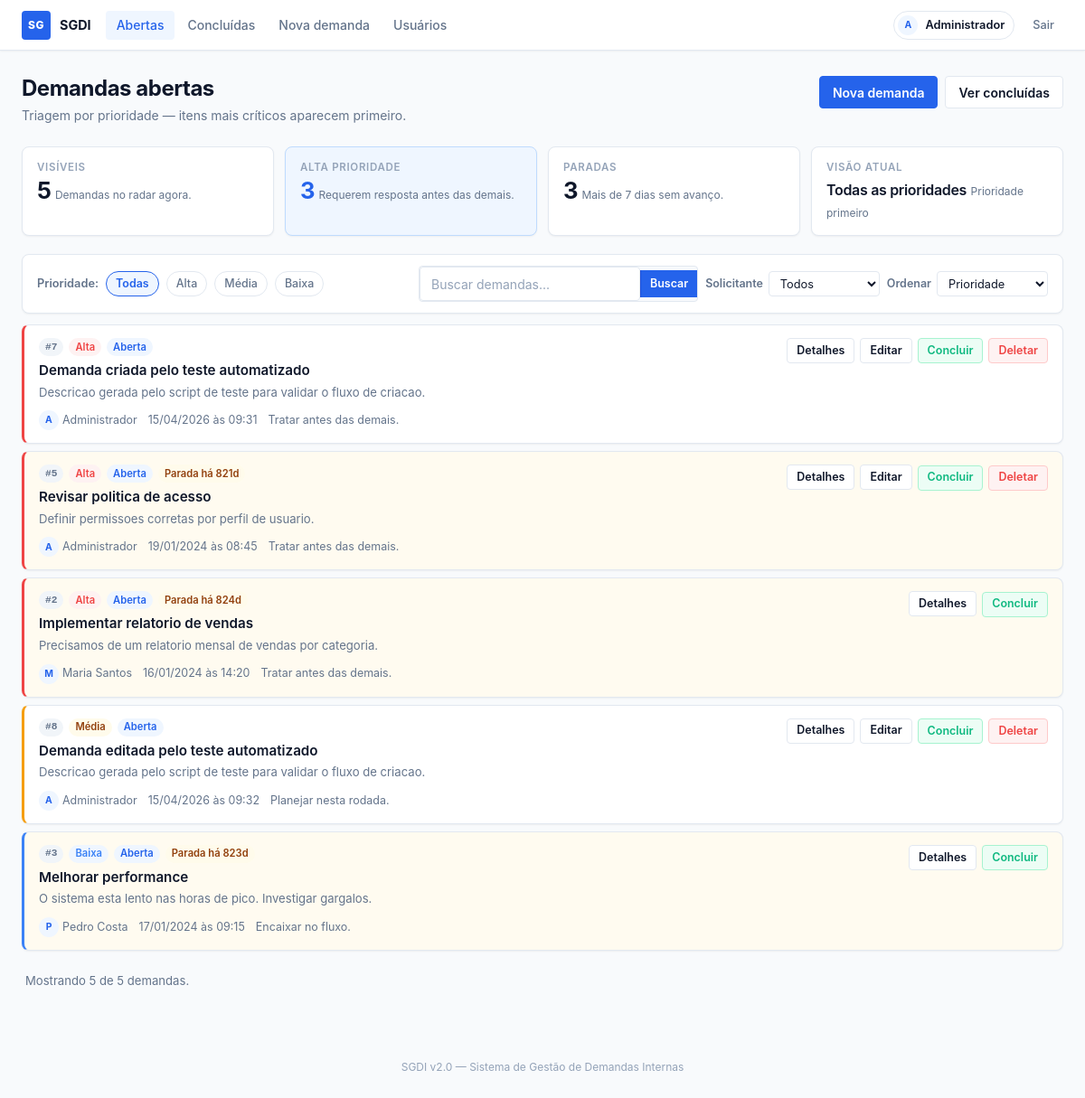
/ (signed in), run on the app's committed database.
### tables this page shows
CREATE TABLE demandas (
            id INTEGER PRIMARY KEY AUTOINCREMENT,
            titulo TEXT NOT NULL,
            descricao TEXT NOT NULL,
            solicitante TEXT NOT NULL,
            usuario_id INTEGER NOT NULL REFERENCES usuarios(id),
            prioridade TEXT NOT NULL DEFAULT 'Média',
            status TEXT NOT NULL DEFAULT 'Aberta',
            data_criacao TEXT NOT NULL
        );

### app.py (the view)
@app.route("/")
@login_required
def index():
    contexto = build_demand_context(
        STATUS_ABERTA,
        filtro_prioridade=request.args.get("prioridade", "").strip(),
        filtro_usuario_id=request.args.get("usuario_id", "").strip() or None,
        ordenacao=request.args.get("ordenacao", "prioridade"),
    )
    contexto["rota_listagem"] = "index"
    return render_template("index.html", **contexto)

### app.py (called while the page is built)
def login_required(f):
    @wraps(f)
    def decorated(*args, **kwargs):
        if "usuario_id" not in session:
            flash("Faça login para continuar.")
            return redirect(url_for("login"))
        return f(*args, **kwargs)
    return decorated

@app.context_processor
def inject_globals():
    if "csrf_token" not in session:
        session["csrf_token"] = secrets.token_hex(32)
    return {
        "csrf_token": session["csrf_token"],
        "usuario_logado": {
            "id": session.get("usuario_id"),
            "nome": session.get("usuario_nome"),
            "username": session.get("usuario_username"),
        } if "usuario_id" in session else None,
    }

def get_db():
    return get_db_connection()

@app.template_filter("priority_slug")
def priority_slug(value):
    return PRIORIDADE_SLUGS.get(value, "neutra")

@app.template_filter("display_datetime")
def display_datetime(value):
    try:
        return datetime.strptime(value, "%Y-%m-%d %H:%M:%S").strftime("%d/%m/%Y às %H:%M")
    except (TypeError, ValueError):
        return value or ""

def normalize_priority(prioridade):
    return prioridade if prioridade in PRIORIDADES else ""

def normalize_order(ordenacao):
    return ordenacao if ordenacao in ORDENACOES else "prioridade"

def enrich_demands(demandas):
    agora = datetime.now()
    resultado = []
    for demanda in demandas:
        d = dict(demanda)
        try:
            data_criacao = datetime.strptime(d["data_criacao"], "%Y-%m-%d %H:%M:%S")
            dias_parada = (agora - data_criacao).days
        except (ValueError, TypeError):
            dias_parada = 0
        d["dias_parada"] = dias_parada
        d["alerta_parada"] = d.get("status") == STATUS_ABERTA and dias_parada >= DIAS_ALERTA_PARADA
        resultado.append(d)
    return resultado

def build_summary(demandas, filtro_prioridade, ordenacao):
    contagem = {p: 0 for p in PRIORIDADES}
    for d in demandas:
        if d.get("prioridade") in contagem:
            contagem[d["prioridade"]] += 1
    return {
        "total": len(demandas),
        "alta": contagem[PRIORIDADES[0]],
        "media": contagem[PRIORIDADES[1]],
        "baixa": contagem[PRIORIDADES[2]],
        "alertas": sum(1 for d in demandas if d.get("alerta_parada")),
        "filtro_label": filtro_prioridade or "Todas as prioridades",
        "ordenacao_label": ORDENACAO_LABELS[ordenacao],
    }

### templates/index.html (shortened to what this page needs)
{% extends "base.html" %}
{% block content %}
<div class="page-header">
    <div>
        <h1>Demandas abertas</h1>
        <p class="page-header__sub">Triagem por prioridade — itens mais críticos aparecem primeiro.</p>
    </div>
    <div class="page-header__actions">
        <a href="{{ url_for('nova_demanda') }}" class="btn btn--primary">Nova demanda</a>
        <a href="{{ url_for('concluidas') }}" class="btn btn--secondary">Ver concluídas</a>
    </div>
</div>
<div class="stats-bar">
    <div class="stat-card">
        <p class="stat-card__label">Visíveis</p>
        <strong class="stat-card__value" data-summary-total>{{ resumo.total }}</strong>
        <span class="stat-card__hint">Demandas no radar agora.</span>
    </div>
    <div class="stat-card stat-card--accent">
        <p class="stat-card__label">Alta prioridade</p>
        <strong class="stat-card__value" data-summary-high>{{ resumo.alta }}</strong>
        <span class="stat-card__hint">Requerem resposta antes das demais.</span>
    </div>
    <div class="stat-card">
        <p class="stat-card__label">Paradas</p>
        <strong class="stat-card__value" data-summary-alerts>{{ resumo.alertas }}</strong>
        <span class="stat-card__hint">Mais de 7 dias sem avanço.</span>
    </div>
    <div class="stat-card">
        <p class="stat-card__label">Visão atual</p>
        <strong class="stat-card__value stat-card__value--sm" data-summary-view>{{ resumo.filtro_label }}</strong>
        <span class="stat-card__hint" data-summary-order>{{ resumo.ordenacao_label }}</span>
    </div>
</div>
<section data-demand-module>
<div class="toolbar">
    <div class="toolbar__left">
        <span class="toolbar__label">Prioridade:</span>
        <a
            href="{{ url_for(rota_listagem, prioridade=None, usuario_id=filtro_usuario_id or None, ordenacao=ordenacao_atual, q=termo_busca or None) }}"
            class="filter-pill {% if not filtro_atual %}is-active{% endif %}"
            data-priority-filter=""
            aria-pressed="{% if not filtro_atual %}true{% else %}false{% endif %}"
        >
            Todas
        </a>
        {% for prioridade in prioridades %}
            <a
                href="{{ url_for(rota_listagem, prioridade=prioridade, usuario_id=filtro_usuario_id or None, ordenacao=ordenacao_atual, q=termo_busca or None) }}"
                class="filter-pill priority-{{ prioridade|priority_slug }} {% if filtro_atual == prioridade %}is-active{% endif %}"
                data-priority-filter="{{ prioridade|priority_slug }}"
                aria-pressed="{% if filtro_atual == prioridade %}true{% else %}false{% endif %}"
            >
                {{ prioridade }}
            </a>
        {% endfor %}
    </div>
    <div class="toolbar__right">
        <form action="{{ url_for('buscar') }}" method="GET" data-search-form>
            <div class="search-field">
                <input
                    type="text"
                    name="q"
                    placeholder="Buscar demandas..."
                    value="{{ termo_busca|default('') }}"
                    aria-label="Buscar demandas abertas"
                >
                <button type="submit">Buscar</button>
            </div>
        </form>
        <form method="GET" action="{{ url_for('index') }}">
            <div class="toolbar-select">
                <label for="usuario_id">Solicitante</label>
                <select name="usuario_id" id="usuario_id" onchange="this.form.submit()">
                    <option value="">Todos</option>
                </select>
            </div>
        </form>
        <form method="GET" action="{{ url_for(rota_listagem) }}">
            <div class="toolbar-select">
                <label for="ordenacao">Ordenar</label>
                <select name="ordenacao" id="ordenacao" data-sort-control>
                    <option value="prioridade" {% if ordenacao_atual == 'prioridade' %}selected{% endif %}>Prioridade</option>
                </select>
            </div>
        </form>
    </div>
</div>
<div
    class="demand-list"
    data-demand-list
    data-current-filter="{{ (filtro_atual|priority_slug) if filtro_atual else '' }}"
    data-current-order="{{ ordenacao_atual }}"
    data-batch-size="6"
>
    {% if demandas %}
        {% for demanda in demandas %}
            <article
                class="demand-card priority-{{ demanda['prioridade']|priority_slug }}{% if demanda.alerta_parada %} is-stalled{% endif %}"
                data-demand-card
                data-priority="{{ demanda['prioridade']|priority_slug }}"
                data-created="{{ demanda['data_criacao'] }}"
                data-alert="{% if demanda.alerta_parada %}true{% else %}false{% endif %}"
            >
                <div class="demand-card__body">
                    <div class="demand-card__top">
                        <div class="demand-card__headline">
                            <div class="chip-row">
                                <span class="chip chip--id">#{{ demanda['id'] }}</span>
                                <span class="chip chip--{{ demanda['prioridade']|priority_slug }}">{{ demanda['prioridade'] }}</span>
                                <span class="chip chip--open">Aberta</span>
                                {% if demanda.alerta_parada %}
                                    <span class="chip chip--stalled">Parada há {{ demanda.dias_parada }}d</span>
                                {% endif %}
                            </div>
                            <h3 class="demand-card__title">
                                <a href="{{ url_for('detalhes', id=demanda['id']) }}">{{ demanda['titulo'] }}</a>
                            </h3>
                            <p class="demand-card__desc">
                                {{ demanda['descricao'][:180] }}{% if demanda['descricao']|length > 180 %}…{% endif %}
                            </p>
                        </div>
                        <div class="demand-card__actions">
                            <a href="{{ url_for('detalhes', id=demanda['id']) }}" class="btn btn--secondary btn--sm">Detalhes</a>
                            {% if usuario_logado.id == demanda['usuario_id'] %}
                                <a href="{{ url_for('editar', id=demanda['id']) }}" class="btn btn--secondary btn--sm">Editar</a>
                            {% endif %}
                            <form method="POST" action="{{ url_for('concluir', id=demanda['id']) }}">
                                <button type="submit" class="btn btn--soft btn--sm">Concluir</button>
                            </form>
                            {% if usuario_logado.id == demanda['usuario_id'] %}
                                <form method="POST" action="{{ url_for('deletar', id=demanda['id']) }}" onsubmit="return confirm('Deletar esta demanda?');">
                                    <button type="submit" class="btn btn--danger btn--sm">Deletar</button>
                                </form>
                            {% endif %}
                        </div>
                    </div>
                    <div class="demand-card__meta">
                        <span class="demand-card__meta-item">
                            <span class="avatar avatar--sm">{{ demanda['solicitante'][0] }}</span>
                            {{ demanda['solicitante'] }}
                        </span>
                        <span class="demand-card__meta-item">{{ demanda['data_criacao']|display_datetime }}</span>
                        <span class="demand-card__meta-item">
                            {% if demanda['prioridade']|priority_slug == 'alta' %}Tratar antes das demais.
                            {% elif demanda['prioridade']|priority_slug == 'media' %}Planejar nesta rodada.
                            {% else %}Encaixar no fluxo.{% endif %}
                        </span>
                    </div>
                </div>
            </article>
        {% endfor %}
    {% else %}
        <div class="empty-state">
            <h3>Nenhuma demanda encontrada.</h3>
            <p>Limpe o filtro ou registre uma nova demanda para manter o fluxo atualizado.</p>
            <a href="{{ url_for('index') }}" class="btn btn--primary">Ver todas as abertas</a>
        </div>
    {% endif %}
</div>
<div class="pagination-bar" data-load-more-area hidden>
    <p data-load-more-status></p>
</div>
</section>
{% endblock %}

### templates/base.html (shortened to what this page needs)
<!DOCTYPE html>
<html lang="pt-BR">
<head>
    <link rel="stylesheet" href="{{ url_for('static', filename='style.css') }}">
</head>
<body>
    <nav class="navbar">
        <div class="navbar__inner">
            <a href="{{ url_for('index') }}" class="navbar__brand">
                <span class="navbar__logo">SG</span>
                <span class="navbar__name">SGDI</span>
            </a>
            <div class="navbar__links">
                <a href="{{ url_for('index') }}"
                   class="navbar__link {% if request.endpoint in ['index', 'buscar'] %}is-active{% endif %}">
                    Abertas
                </a>
                <a href="{{ url_for('concluidas') }}"
                   class="navbar__link {% if request.endpoint == 'concluidas' %}is-active{% endif %}">
                    Concluídas
                </a>
                <a href="{{ url_for('nova_demanda') }}"
                   class="navbar__link {% if request.endpoint == 'nova_demanda' %}is-active{% endif %}">
                    Nova demanda
                </a>
                <a href="{{ url_for('usuarios') }}"
                   class="navbar__link {% if request.endpoint == 'usuarios' %}is-active{% endif %}">
                    Usuários
                </a>
            </div>
            <div class="navbar__end">
                {% if usuario_logado %}
                    <div class="navbar__user">
                        <span class="avatar avatar--sm">{{ usuario_logado.nome[0] }}</span>
                        <span class="navbar__user-name">{{ usuario_logado.nome }}</span>
                    </div>
                    <form method="POST" action="{{ url_for('logout') }}">
                        <button type="submit" class="navbar__logout">Sair</button>
                    </form>
                {% endif %}
            </div>
        </div>
    </nav>
    <main class="container">
        {% block content %}{% endblock %}
    </main>
    <footer class="app-footer">
        <p>SGDI v2.0 — Sistema de Gestão de Demandas Internas</p>
    </footer>
</body>
</html>

### data on the page
demandas: id "7", prioridade "Alta", titulo "Demanda criada pelo teste automatizado", descricao "Descricao gerada pelo script de teste para validar o fluxo de criacao.", solicitante "A", solicitante "Administrador", data_criacao|display_datetime "15/04/2026 às 09:31", shows "Tratar antes das demais."
demandas: id "5", prioridade "Alta", dias_parada "821", titulo "Revisar politica de acesso", descricao "Definir permissoes corretas por perfil de usuario.", solicitante "A", solicitante "Administrador", data_criacao|display_datetime "19/01/2024 às 08:45", shows "Tratar antes das demais."
demandas: id "2", prioridade "Alta", dias_parada "824", titulo "Implementar relatorio de vendas", descricao "Precisamos de um relatorio mensal de vendas por categoria.", solicitante "M", solicitante "Maria Santos", data_criacao|display_datetime "16/01/2024 às 14:20", shows "Tratar antes das demais."
demandas: id "8", prioridade "Média", titulo "Demanda editada pelo teste automatizado", descricao "Descricao gerada pelo script de teste para validar o fluxo de criacao.", solicitante "A", solicitante "Administrador", data_criacao|display_datetime "15/04/2026 às 09:32", shows "Planejar nesta rodada."
demandas: id "3", prioridade "Baixa", dias_parada "823", titulo "Melhorar performance", descricao "O sistema esta lento nas horas de pico. Investigar gargalos.", solicitante "P", solicitante "Pedro Costa", data_criacao|display_datetime "17/01/2024 às 09:15", shows "Encaixar no fluxo."

### other printed values
{{ usuario_logado.nome[0] }} "A"
{{ usuario_logado.nome }} "Administrador"
{{ resumo.total }} "5"
{{ resumo.alta }} "3"
{{ resumo.alertas }} "3"
{{ prioridade }} "Alta" "Média" "Baixa"
